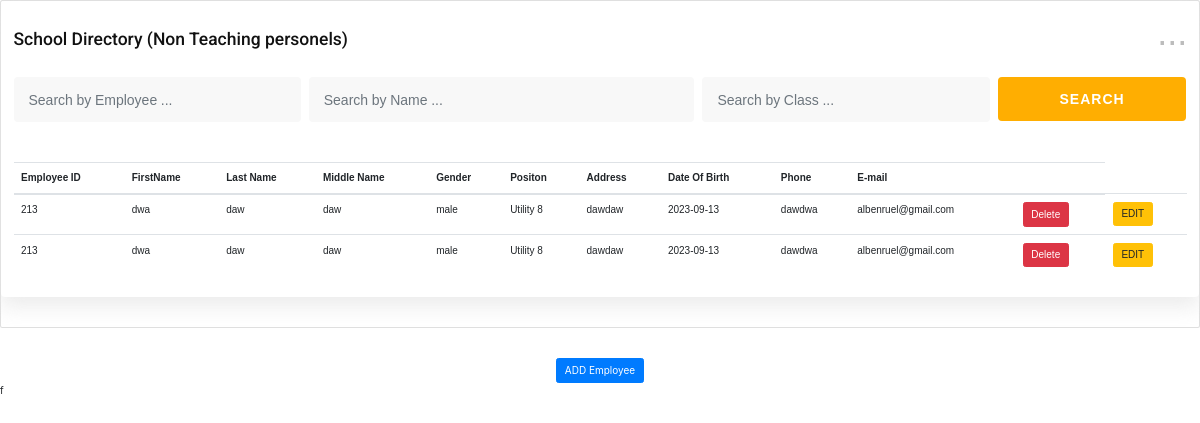
The page /php/nonTeachingPersonel.php on the database its author committed.
### tables this page shows
CREATE TABLE `employee` (
  `id` int(222) NOT NULL,
  `employeeid` varchar(170) NOT NULL,
  `firstname` varchar(170) NOT NULL,
  `lastname` varchar(170) NOT NULL,
  `middlename` varchar(170) NOT NULL,
  `gender` varchar(170) NOT NULL,
  `position` varchar(170) NOT NULL,
  `address` varchar(170) NOT NULL,
  `dateofbirth` date NOT NULL,
  `phonenumber` varchar(170) NOT NULL,
  `email` varchar(170) NOT NULL,
  `role` varchar(170) NOT NULL DEFAULT 'employee',
  `startdate` timestamp NOT NULL DEFAULT current_timestamp()
);

### php/nonTeachingPersonel.php (the view, shortened to what this page needs)
<!DOCTYPE html>
<html lang="en">
<head>
    <link rel="stylesheet" href="css/normalize.css">
    <link rel="stylesheet" href="css/main.css">
    <link rel="stylesheet" href="css/bootstrap.min.css">
    <link rel="stylesheet" href="css/all.min.css">
    <link rel="stylesheet" href="fonts/flaticon.css">
    <link rel="stylesheet" href="css/fullcalendar.min.css">
    <link rel="stylesheet" href="css/animate.min.css">
    <link rel="stylesheet" href="style.css">
    <link rel='stylesheet' href='https://cdn-uicons.flaticon.com/uicons-solid-rounded/css/uicons-solid-rounded.css'>
    <link rel="stylesheet" href="https://cdn.jsdelivr.net/npm/bootstrap@4.3.1/dist/css/bootstrap.min.css">
</head>
<body>
    <div class="card height-auto">
        <div class="card-body">
            <div class="heading-layout1">
                <div class="item-title">
                    <h3>School Directory (Non Teaching personels) </h3>
                </div>
                <div class="dropdown">
                    <a class="dropdown-toggle" href="#" role="button" data-toggle="dropdown"
                        aria-expanded="false">...</a>
                </div>
            </div>
            <form class="mg-b-20">
                <div class="row gutters-8">
                    <div class="col-3-xxxl col-xl-3 col-lg-3 col-12 form-group">
                        <input type="text" placeholder="Search by Employee ..." class="form-control">
                    </div>
                    <div class="col-4-xxxl col-xl-4 col-lg-3 col-12 form-group">
                        <input type="text" placeholder="Search by Name ..." class="form-control">
                    </div>
                    <div class="col-4-xxxl col-xl-3 col-lg-3 col-12 form-group">
                        <input type="text" placeholder="Search by Class ..." class="form-control">
                    </div>
                    <div class="col-1-xxxl col-xl-2 col-lg-3 col-12 form-group">
                        <button type="submit" class="fw-btn-fill btn-gradient-yellow">SEARCH</button>
                    </div>
                </div>
            </form>
            <div class="table-responsive">
                <table class="table display data-table text-nowrap">
                    <thead>
                        <tr>
                            <th>Employee ID</th>
                            <th>FirstName</th>
                            <th>Last Name</th>
                            <th>Middle Name</th>
                            <th>Gender</th>
                            <th>Positon</th>
                            <th>Address</th>
                            <th>Date Of Birth</th>
                            <th>Phone</th>
                            <th>E-mail</th>
                            <th></th>
                        </tr>
                    </thead>
                    <tbody>
                    <?php
$conn = new mysqli('localhost', 'root', '', 'userdb');
$query = "SELECT * FROM employee";
$result = $conn->query($query);
if ($result->num_rows > 0) {
    while ($row = $result->fetch_assoc()) {
        echo "<tr>";
        echo "<td>" . $row["employeeid"] . "</td>";
        echo "<td>" . $row["firstname"] . "</td>";
        echo "<td>" . $row["lastname"] . "</td>";
        echo "<td>" . $row["middlename"] . "</td>";
        echo "<td>" . $row["gender"] . "</td>";
        echo "<td>" . $row["position"] . "</td>";
        echo "<td>" . $row["address"] . "</td>";
        echo "<td>" . $row["dateofbirth"] . "</td>";
        echo "<td>" . $row["phonenumber"] . "</td>";
        echo "<td>" . $row["email"] . "</td>";
        echo '<td><button class="btn btn-danger delete-user" data-id="' . $row["id"] . '">Delete</button></td>';
        echo '<td><button class="btn btn-warning ">EDIT</button></td>';
        echo "</tr>";
    }
} else {
    echo "No records found.";
}
?>
                    </tbody>
                </table>
            </div>
        </div>
    </div>
    <div class="container mt-5">
        <div class="row justify-content-center">
          <div class="col-12 text-center">
            <button class="btn btn-primary" data-toggle="modal" data-target="#modal">ADD Employee</button>
          </div>
        </div>
        </div>
<script src="https://cdn.jsdelivr.net/npm/bootstrap@4.3.1/dist/js/bootstrap.min.js"></script>f
</body>
</html>

### css/main.css (style rules this page uses)
html { color: #222; font-size: 1em; line-height: 1.4; }

### php/nonTeachingPersonel.php (style rules this page uses)
.form-group { position: relative; margin-bottom: 2rem; }

### rows shown on the page
employee: employeeid "213", firstname "dwa", lastname "daw", middlename "daw", gender "male", position "Utility 8", address "dawdaw", dateofbirth "2023-09-13", phonenumber "dawdwa", email "albenruel@gmail.com"
employee: employeeid "213", firstname "dwa", lastname "daw", middlename "daw", gender "male", position "Utility 8", address "dawdaw", dateofbirth "2023-09-13", phonenumber "dawdwa", email "albenruel@gmail.com"
